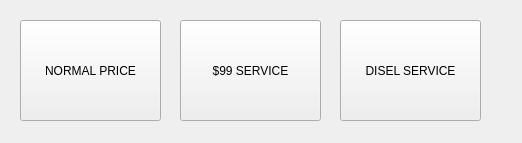
<?xml version="1.0" encoding="UTF-8"?>
<ui version="4.0">
 <class>Form</class>
 <widget class="QWidget" name="Form">
  <property name="geometry">
   <rect>
    <x>0</x>
    <y>0</y>
    <width>522</width>
    <height>143</height>
   </rect>
  </property>
  <property name="windowTitle">
   <string>Service</string>
  </property>
  <widget class="QPushButton" name="pushButton">
   <property name="geometry">
    <rect>
     <x>20</x>
     <y>20</y>
     <width>141</width>
     <height>101</height>
    </rect>
   </property>
   <property name="text">
    <string>NORMAL PRICE</string>
   </property>
  </widget>
  <widget class="QPushButton" name="pushButton_2">
   <property name="geometry">
    <rect>
     <x>180</x>
     <y>20</y>
     <width>141</width>
     <height>101</height>
    </rect>
   </property>
   <property name="text">
    <string>$99 SERVICE</string>
   </property>
  </widget>
  <widget class="QPushButton" name="pushButton_3">
   <property name="geometry">
    <rect>
     <x>340</x>
     <y>20</y>
     <width>141</width>
     <height>101</height>
    </rect>
   </property>
   <property name="text">
    <string>DISEL SERVICE</string>
   </property>
  </widget>
 </widget>
 <resources/>
 <connections/>
</ui>
